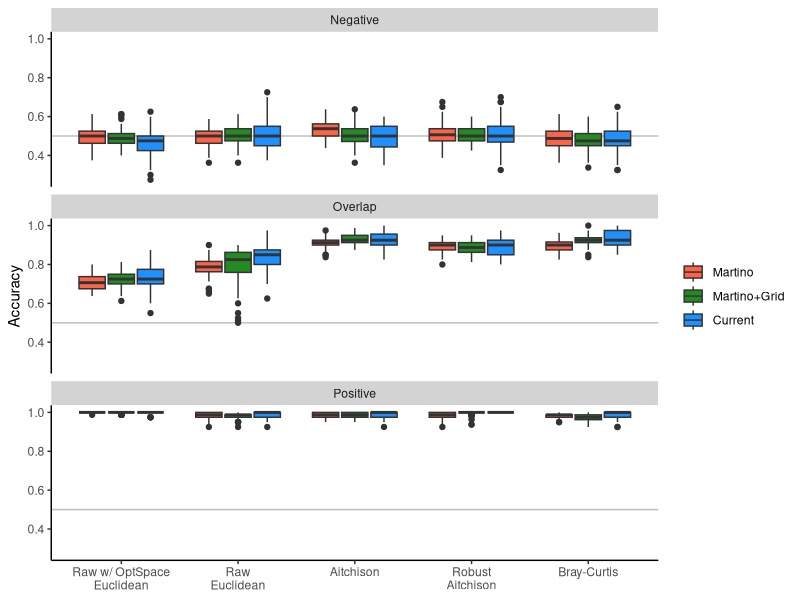
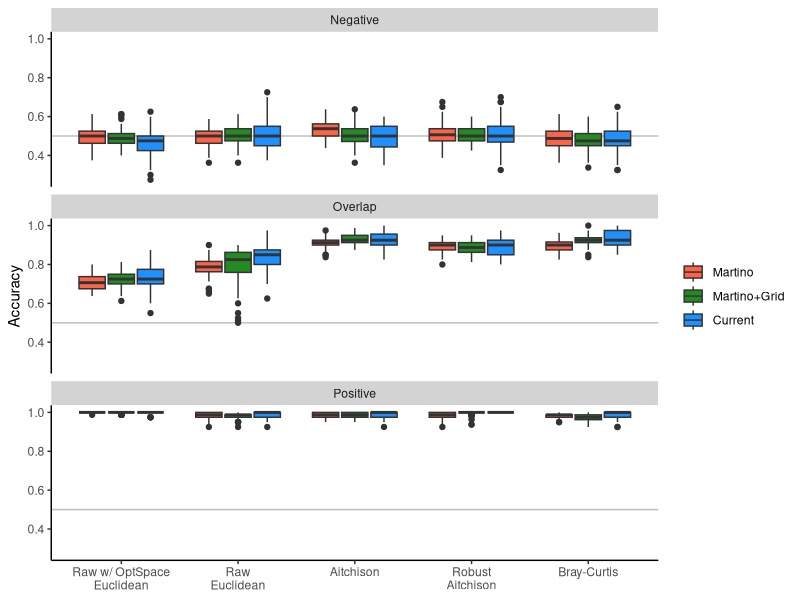

The R script that drew these images, in order:
#!/usr/bin/env Rscript

library(tidyverse)

pooled_data <- read_tsv("data/process/simulation.knn.tsv") %>%
#  filter(simulation != "overlap") %>%
  filter(depth == 4000) %>%
  select(process_calculator, simulation, approach, iteration, k_size, test, validate) %>%
  mutate(process_calculator = factor(process_calculator,
                                     levels = c("optspace_euclidean",
                                                "raw_euclidean",
                                                "oclr_euclidean",
                                                "rpca_euclidean",
                                                "raw_bray")))

format_simulation <- c(
  positive = "Positive",
  overlap = "Overlap",
  negative = "Negative"
  )

pooled_data %>%
  ggplot(aes(x = process_calculator, y = test, fill = approach)) +
  geom_hline(yintercept = 0.5, color = "gray") +
  geom_boxplot() +
  facet_wrap(~simulation, ncol = 1,
             labeller = labeller(simulation = format_simulation)) +
  labs(x = NULL,
       y = "Accuracy") +
  scale_x_discrete(breaks = c("oclr_euclidean",
                              "raw_euclidean", "optspace_euclidean",
                              "raw_bray", "rpca_euclidean"),
                   labels = c("Aitchison", "Raw\nEuclidean",
                              "Raw w/ OptSpace\nEuclidean",
                              "Bray-Curtis", "Robust\nAitchison")) +
  scale_fill_manual(name = NULL,
                    breaks = c("cm", "cmgrid", "pds"),
                    labels = c("Martino", "Martino+Grid", "Current"),
                    values = c("tomato", "forestgreen", "dodgerblue")) +
  theme_classic() +
  theme(strip.background = element_rect(color = NA, fill = "lightgray"))

ggsave("figures/knn_control_comparison.png", width = 6, height = 5)
